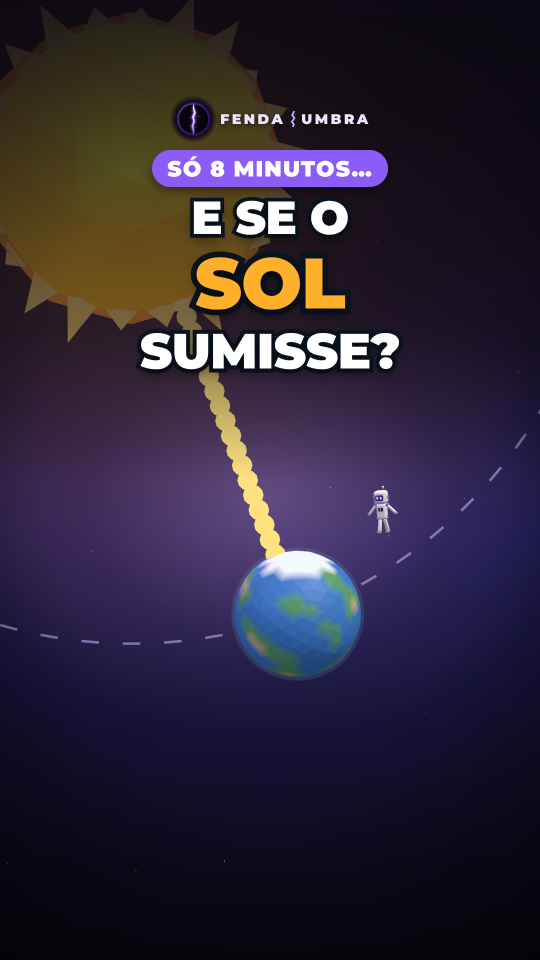
#> input picture producoes/e-se-sol-sumisse/capa-vertical.png, 1080 x 1920 px, given in place of e-se-sol-sumisse, which was not available (shown at 1/2 size)
$ python frame_qa.py ../../../e-se-sol-sumisse
#> lines starting #> are read from the running program, lines starting #| are printed output that depends on the picture; after the words box and inside, x2 and y2 are one past the last pixel; in counts of white or black regions, pixels touching at a corner belong together
#!/usr/bin/env python3
"""Checagem automática de frames (stills ou frames extraídos de um MP4).

Pega os erros que no Titanic só apareceram olhando frame a frame:
  PRETO    nada visível no quadro (bloqueante)
  ESCURO   quase preto: noite proposital passa, isto é "não dá para ver no celular" (ex.: destroços)
  CHAPADO  quadro sem contraste / vazio (objeto sumiu, câmera olhando para o nada)
  BORDA    o assunto encosta na borda (ex.: navio cortado) — aviso, confira o enquadramento
  ESTOURO  área grande estourada em branco (luz/emissivo forte demais)
  CENTRO   o assunto está pequeno demais no quadro (ex.: bote de 1 cm no casco)

As faixas pretas (letterbox) e as margens de UI são ignoradas automaticamente.

Uso:
  python frame_qa.py out/stills/*.png                 # relatório no terminal
  python frame_qa.py --video out/final.mp4 --every 2 --skip-end 5  # um frame a cada 2 s, sem o encerramento
  python frame_qa.py ... --sheet out/qa.png           # folha com os problemas marcados em vermelho
Saída com código 1 se houver PRETO/CHAPADO (bloqueante); ESCURO/BORDA/ESTOURO/CENTRO são avisos.
"""

import argparse
import glob
import os
import subprocess
import sys
import tempfile

import numpy as np
from PIL import Image, ImageDraw

# limiares calibrados nos stills do Titanic (noite no mar, interior, fundo do mar)
BLACK_P99 = 45       # nem os 1% mais claros passam disso = nada visível (bloqueante)
DARK_MEAN = 18       # aviso: cena muito escura (noite proposital passa; isto é "quase preto")
DARK_P95 = 45
FLAT_STD = 9         # desvio-padrão da luminância abaixo disso = chapado
BLOWN_FRAC = 0.18    # fração de pixels >= 250
EDGE_BAND = 0.035    # faixa da borda analisada (fração da largura)
SMALL_FRAC = 0.012   # assunto ocupando menos que isso do quadro


def luminance(img):
    a = np.asarray(img.convert("RGB"), dtype=np.float32)
    return 0.2126 * a[..., 0] + 0.7152 * a[..., 1] + 0.0722 * a[..., 2]


def crop_letterbox(L):
    """Remove faixas pretas de cima/baixo (linhas quase todas < 6)."""
    rows = np.where(L.max(axis=1) > 6)[0]
    if len(rows) == 0:
        return L, 0, L.shape[0]
    return L[rows[0]: rows[-1] + 1], rows[0], rows[-1] + 1


def subject_mask(L):
    """Assunto = o que se destaca do fundo: bordas fortes + pontos bem mais claros/escuros que a mediana local."""
    gy, gx = np.gradient(L)
    grad = np.hypot(gx, gy)
    med = np.median(L)
    m = (grad > max(18, np.percentile(grad, 92))) | (np.abs(L - med) > 55)
    return m


def check(img):
    L_full = luminance(img)
    L, top, bottom = crop_letterbox(L_full)
    h, w = L.shape
    issues = []
    mean, p95, std = float(L.mean()), float(np.percentile(L, 95)), float(L.std())
    p99 = float(np.percentile(L, 99))
    if p99 < BLACK_P99:
        issues.append(("PRETO", f"nada visível (p99 {p99:.0f})"))
    elif mean < DARK_MEAN and p95 < DARK_P95:
        issues.append(("ESCURO", f"luz média {mean:.0f}, p95 {p95:.0f}"))
    if std < FLAT_STD:
        issues.append(("CHAPADO", f"contraste {std:.1f}"))
    blown = float((L >= 250).mean())
    if blown > BLOWN_FRAC:
        issues.append(("ESTOURO", f"{blown*100:.0f}% estourado"))
    m = subject_mask(L)
    frac = float(m.mean())
    if frac < SMALL_FRAC and not any(i[0] in ("PRETO", "ESCURO", "CHAPADO") for i in issues):
        issues.append(("CENTRO", f"assunto ocupa {frac*100:.1f}% do quadro"))
    band = max(4, int(w * EDGE_BAND))
    # borda: o assunto continua para fora (densidade na faixa lateral comparável à do miolo)
    # só acusa quando UM lado está cheio e o outro vazio (objeto saindo do quadro sobre fundo limpo);
    # cenários que continuam dos dois lados (convés, diagrama, corredor) não contam
    left, right = float(m[:, :band].mean()), float(m[:, -band:].mean())
    for name, d, other in (("esquerda", left, right), ("direita", right, left)):
        if d > 0.12 and other < 0.015:
            issues.append(("BORDA", f"assunto cortado na {name}"))
    return issues, (top, bottom)


def frames_from_video(path, every, skip_end=0.0):
    """Um frame exatamente a cada `every` s (rótulo = tempo real do frame)."""
    d = tempfile.mkdtemp()
    r = subprocess.run(["ffprobe", "-v", "error", "-select_streams", "v:0", "-show_entries", "stream=r_frame_rate", "-of", "csv=p=0", path], capture_output=True, text=True).stdout.strip()
    r = r.splitlines()[0].strip().strip(",") if r else "30/1"
    num, den = (r.split("/") + ["1"])[:2]
    fps = float(num) / float(den)
    n = max(1, round(fps * every))
    subprocess.run(["ffmpeg", "-v", "error", "-i", path, "-vf", f"select='not(mod(n\\,{n}))',scale=640:-1", "-vsync", "vfr", f"{d}/f%05d.png"], check=True)
    out = sorted(glob.glob(f"{d}/*.png"))
    # o frame 0 costuma ser o fade de entrada (preto de propósito): pula
    dur = float(subprocess.run(["ffprobe", "-v", "error", "-show_entries", "format=duration", "-of", "csv=p=0", path], capture_output=True, text=True).stdout.strip() or 0)
    return [(f"{i * n / fps:.1f}s", p) for i, p in enumerate(out) if i > 0 and i * n / fps < dur - skip_end]


def main():
    ap = argparse.ArgumentParser()
    ap.add_argument("images", nargs="*")
    ap.add_argument("--video")
    ap.add_argument("--every", type=float, default=2.0)
    ap.add_argument("--skip-end", type=float, default=0.0, help="ignora os últimos N s (encerramento escuro da marca: ~5 nos Shorts)")
    ap.add_argument("--sheet")
    a = ap.parse_args()
    items = [(os.path.basename(p), p) for p in a.images]
    if a.video:
        items += frames_from_video(a.video, a.every, a.skip_end)
    if not items:
        ap.error("passe imagens ou --video")
    results, blocking = [], 0
    for name, p in items:
        img = Image.open(p)
#> img is the input picture: PIL image 1080x1920 RGB; mean R, G, B 46.4, 38.2, 56.1
        issues, _ = check(img)
#> in luminance, `return 0.2126 * a[..., 0] + 0.7152 * a[..., 1] + 0.0722 * a[..., 2]`:
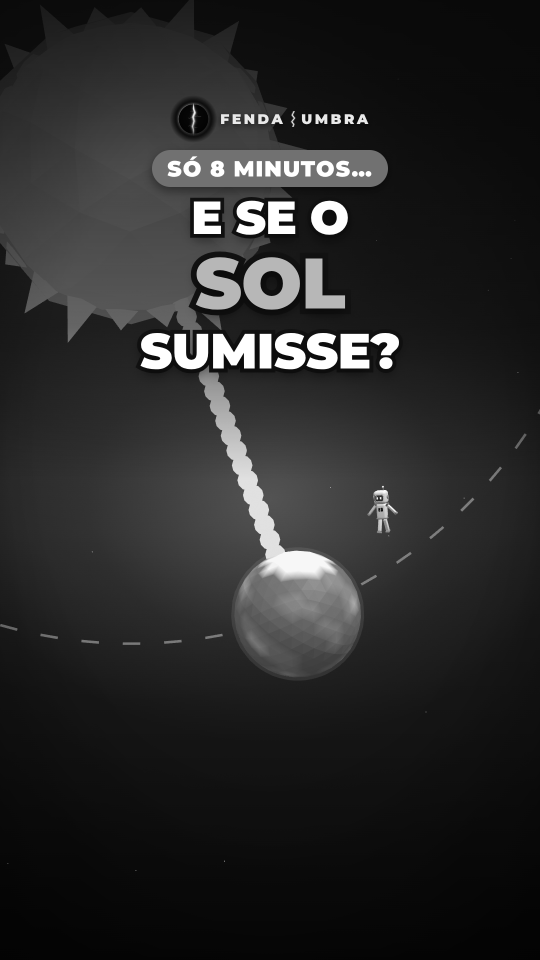
#> returned value: shape (1920, 1080) float32 (shown at 1/2 size); min 2.86, max 255, mean 41.2
#> in crop_letterbox, `rows = np.where(L.max(axis=1) > 6)[0]`: rows = 1911 values from 0 to 1917
#> in check, `L, top, bottom = crop_letterbox(L_full)`: top = 0; bottom = 1918
#> in check, `mean, p95, std = float(L.mean()), float(np.percentile(L, 95)), float(L..`: mean = 41.27; p95 = 115.5; std = 46.27
#> in check, `p99 = float(np.percentile(L, 99))`: p99 = 255
#> in check, `blown = float((L >= 250).mean())`: blown = 0.0193
#> in subject_mask, `gy, gx = np.gradient(L)`:
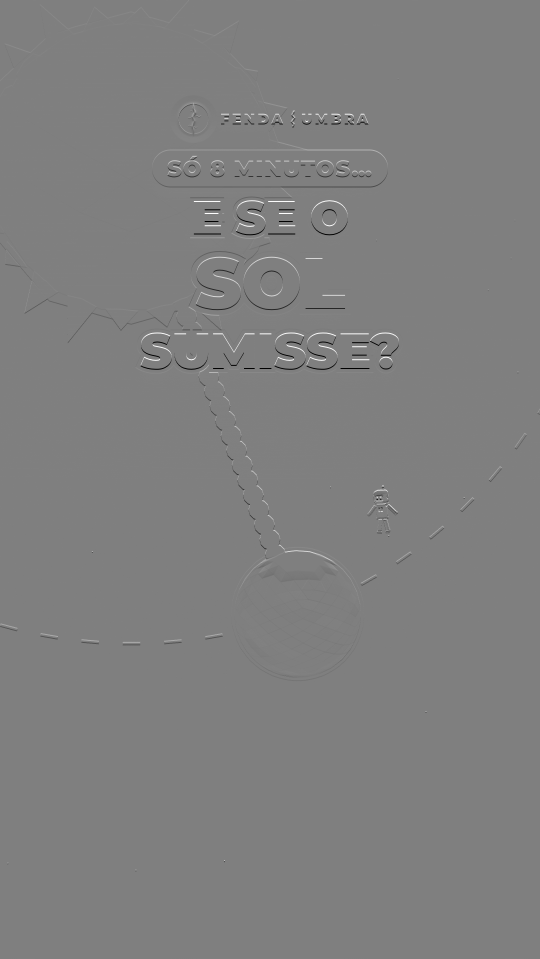
#> gy: shape (1918, 1080) float32 (shown at 1/2 size); min -122.3, max 122.3, mean 0; drawn with min black and max white
#> in subject_mask, `grad = np.hypot(gx, gy)`:
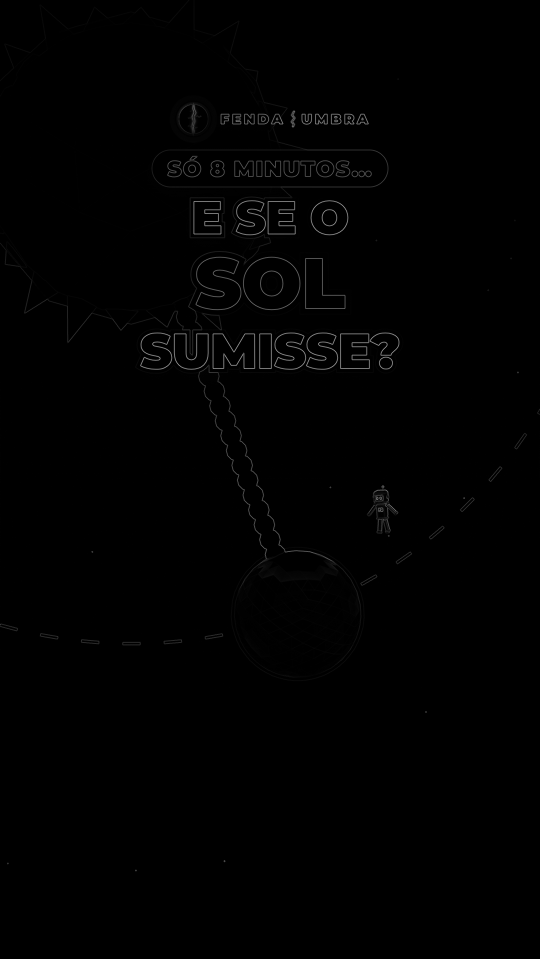
#> grad: shape (1918, 1080) float32 (shown at 1/2 size); min 0, max 172.4, mean 1.4
#> in subject_mask, `med = np.median(L)`: med = 26.52
#> in subject_mask, `m = (grad > max(18, np.percentile(grad, 92))) | (np.abs(L - med) > 55)`:
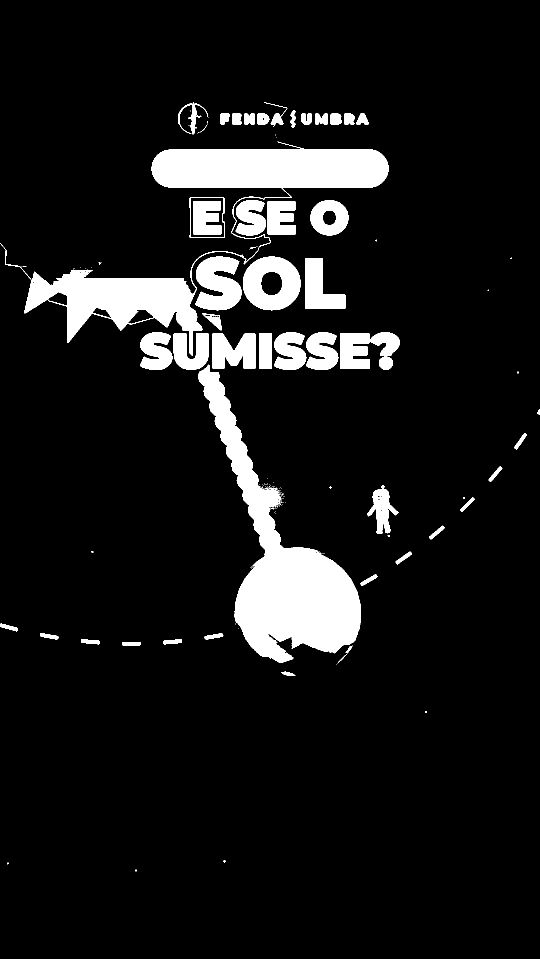
#> m: shape (1918, 1080) bool (shown at 1/2 size); 9.3% white; 205 white regions (154 under 20 px), largest, box (x1, y1, x2, y2) and area: (0, 283, 777, 712) 61552, (396, 729, 722, 1326) 58152, (486, 513, 601, 621) 8215
#> in check, `frac = float(m.mean())`: frac = 0.0933
#> in check, `left, right = float(m[:, :band].mean()), float(m[:, -band:].mean())`: left = 0.00545; right = 0.00206
#> the loop in check, `for name, d, other in (("esquerda", left, right), ("direita", right, l..` made 2 passes
#> (name, d, other) on passes 1 to 2: ('esquerda', 0.00545, 0.00206), ('direita', 0.00206, 0.00545)
#> after the loop in check, `for name, d, other in (("esquerda", left, right), ("direita", right, l..`: issues = []
#> issues = []
        results.append((name, p, issues))
        if issues:
            print(f"{name}: " + "; ".join(f"[{k}] {v}" for k, v in issues))
            blocking += any(k in ("PRETO", "CHAPADO") for k, _ in issues)
    ok = sum(1 for r in results if not r[2])
#> ok = 1
    print(f"\n{ok}/{len(results)} frames sem alerta · {blocking} com problema bloqueante (PRETO/CHAPADO)")
#| 1/1 frames sem alerta · 0 com problema bloqueante (PRETO/CHAPADO)
    if a.sheet:
        thumbs = []
        for name, p, issues in results:
            im = Image.open(p).convert("RGB")
            im.thumbnail((480, 480))
            dr = ImageDraw.Draw(im)
            if issues:
                dr.rectangle([0, 0, im.width - 1, im.height - 1], outline=(255, 40, 40), width=6)
                dr.text((10, im.height - 18), " ".join(k for k, _ in issues), fill=(255, 80, 80))
            dr.text((10, 8), name, fill=(255, 230, 80))
            thumbs.append(im)
        cols = 5
        tw, th = max(t.width for t in thumbs), max(t.height for t in thumbs)
        sheet = Image.new("RGB", (tw * cols, th * ((len(thumbs) + cols - 1) // cols)), "black")
        for i, t in enumerate(thumbs):
            sheet.paste(t, ((i % cols) * tw, (i // cols) * th))
        sheet.save(a.sheet)
        print("folha:", a.sheet)
    sys.exit(1 if blocking else 0)
#> (the program exits here)
